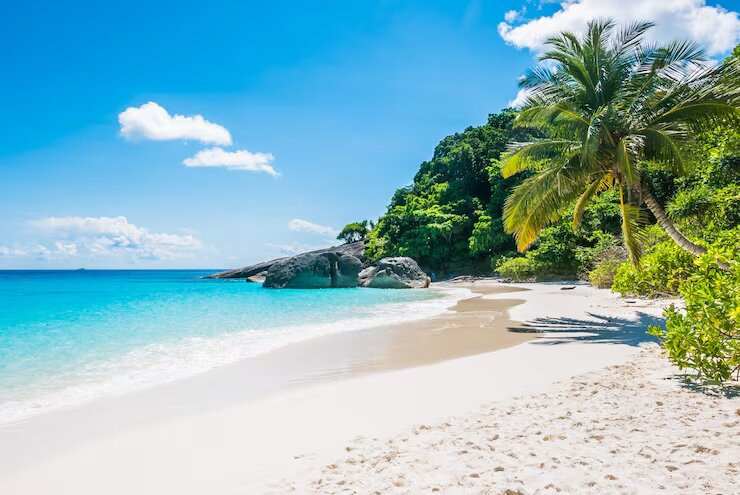
#> input picture dct-dwt/imagetest1.jpg, 740 x 495 px, found by its file name
$ python exactcode.py   (older library calls are emulated)
#> lines starting #> are read from the running program, lines starting #| are printed output that depends on the picture
import numpy as np
import pywt
import os
from PIL import Image
from scipy.fftpack import dct
from scipy.fftpack import idct

current_path = str(os.path.dirname(__file__))

image = 'imagetest1.jpg'
watermark = 'qrcodetest1.png'

def convert_image(image_name, size):
    img = Image.open('./pictures/' + image_name).resize((size, size), 1)
    img = img.convert('L')
    img.save('./dataset/' + image_name)


    image_array = np.array(img.getdata(), dtype=np.float).reshape((size, size))
    print (image_array[0][0])
    print (image_array[10][10])

    return image_array

def process_coefficients(imArray, model, level):
    coeffs=pywt.wavedec2(data = imArray, wavelet = model, level = level)
    # print coeffs[0].__len__()
    coeffs_H=list(coeffs)

    return coeffs_H


def embed_mod2(coeff_image, coeff_watermark, offset=0):
    for i in xrange(coeff_watermark.__len__()):
        for j in xrange(coeff_watermark[i].__len__()):
            coeff_image[i*2+offset][j*2+offset] = coeff_watermark[i][j]

    return coeff_image

def embed_mod4(coeff_image, coeff_watermark):
    for i in xrange(coeff_watermark.__len__()):
        for j in xrange(coeff_watermark[i].__len__()):
            coeff_image[i*4][j*4] = coeff_watermark[i][j]

    return coeff_image


def embed_watermark(watermark_array, orig_image):
    watermark_array_size = watermark_array[0].__len__()
    watermark_flat = watermark_array.ravel()
    ind = 0

    for x in range (0, orig_image.__len__(), 8):
        for y in range (0, orig_image.__len__(), 8):
            if ind < watermark_flat.__len__():
                subdct = orig_image[x:x+8, y:y+8]
                subdct[5][5] = watermark_flat[ind]
                orig_image[x:x+8, y:y+8] = subdct
                ind += 1


    return orig_image


def apply_dct(image_array):
    size = image_array[0].__len__()
    all_subdct = np.empty((size, size))
    for i in range (0, size, 8):
        for j in range (0, size, 8):
            subpixels = image_array[i:i+8, j:j+8]
            subdct = dct(dct(subpixels.T, norm="ortho").T, norm="ortho")
            all_subdct[i:i+8, j:j+8] = subdct

    return all_subdct


def inverse_dct(all_subdct):
    size = all_subdct[0].__len__()
    all_subidct = np.empty((size, size))
    for i in range (0, size, 8):
        for j in range (0, size, 8):
            subidct = idct(idct(all_subdct[i:i+8, j:j+8].T, norm="ortho").T, norm="ortho")
            all_subidct[i:i+8, j:j+8] = subidct

    return all_subidct


def get_watermark(dct_watermarked_coeff, watermark_size):

    subwatermarks = []

    for x in range (0, dct_watermarked_coeff.__len__(), 8):
        for y in range (0, dct_watermarked_coeff.__len__(), 8):
            coeff_slice = dct_watermarked_coeff[x:x+8, y:y+8]
            subwatermarks.append(coeff_slice[5][5])

    watermark = np.array(subwatermarks).reshape(watermark_size, watermark_size)

    return watermark


def recover_watermark(image_array, model='haar', level = 1):


    coeffs_watermarked_image = process_coefficients(image_array, model, level=level)
    dct_watermarked_coeff = apply_dct(coeffs_watermarked_image[0])

    watermark_array = get_watermark(dct_watermarked_coeff, 128)

    watermark_array =  np.uint8(watermark_array)

#Save result
    img = Image.fromarray(watermark_array)
    img.save('./result/recovered_watermark.jpg')


def print_image_from_array(image_array, name):

    image_array_copy = image_array.clip(0, 255)
    image_array_copy = image_array_copy.astype("uint8")
    img = Image.fromarray(image_array_copy)
    img.save('./result/' + name)


def w2d(img):
    model = 'haar'
    level = 1
    image_array = convert_image(image, 2048)
#> in convert_image, `img = Image.open('./pictures/' + image_name).resize((size, size), 1)`:
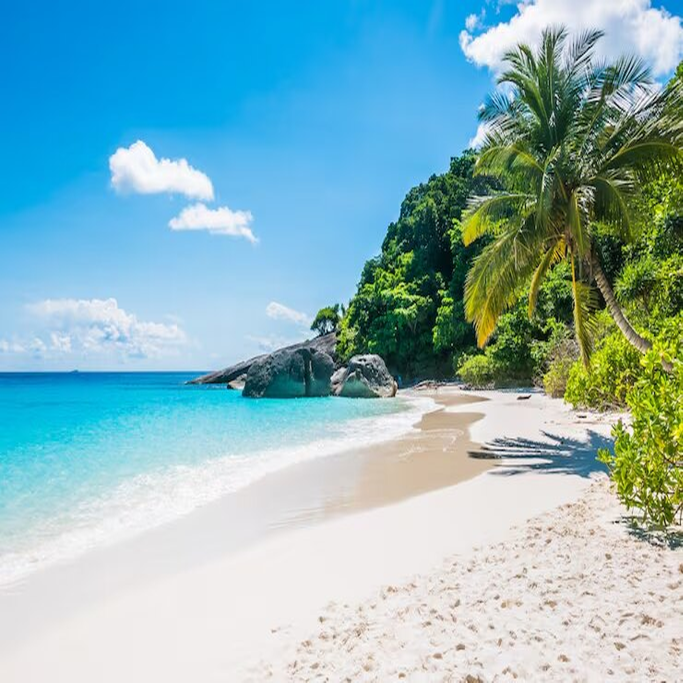
#> img: PIL image 2048x2048 RGB (shown at 1/3 size); mean R, G, B 137.6, 181, 188.3
#> in convert_image, `img = img.convert('L')`:
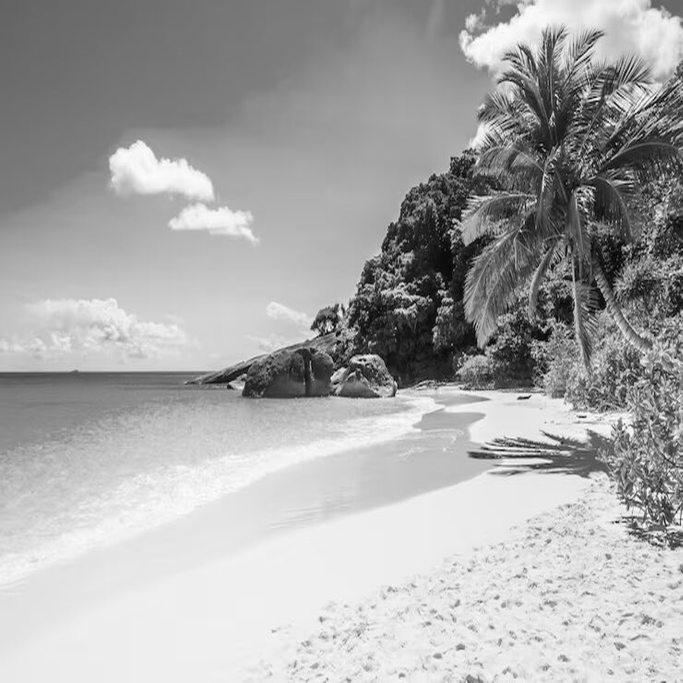
#> img: PIL image 2048x2048 L (shown at 1/3 size); min 0, max 255, mean 168.9
#| 99.0
#| 99.0
    watermark_array = convert_image(watermark, 128)
#> call 2 of convert_image, with image_name = 'qrcodetest1.png', size = 128
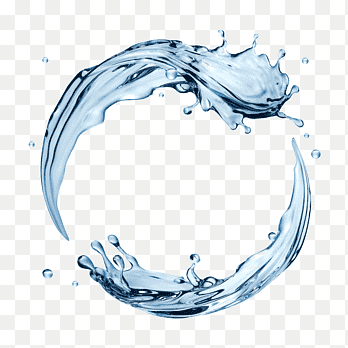
#> input picture dct-dwt/pictures/qrcodetest1.png, 348 x 348 px
#> in convert_image (call 2), `img = Image.open('./pictures/' + image_name).resize((size, size), 1)`:
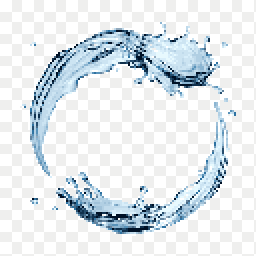
#> img: PIL image 128x128 P (shown 2 times larger); mean R, G, B 226.6, 233, 237
#> in convert_image (call 2), `img = img.convert('L')`:
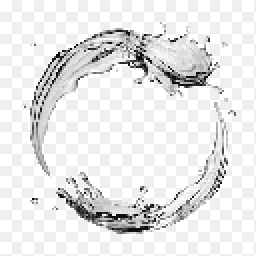
#> img: PIL image 128x128 L (shown 2 times larger); min 14, max 255, mean 231.6
#| 255.0
#| 255.0

    coeffs_image = process_coefficients(image_array, model, level=level)
#> in process_coefficients, `coeffs=pywt.wavedec2(data = imArray, wavelet = model, level = level)`: coeffs = 2 items
#> coeffs_image = 2 items
    dct_array = apply_dct(coeffs_image[0])
#> in apply_dct, `size = image_array[0].__len__()`: size = 1024
#> after the loop in apply_dct, `for i in range (0, size, 8):`:
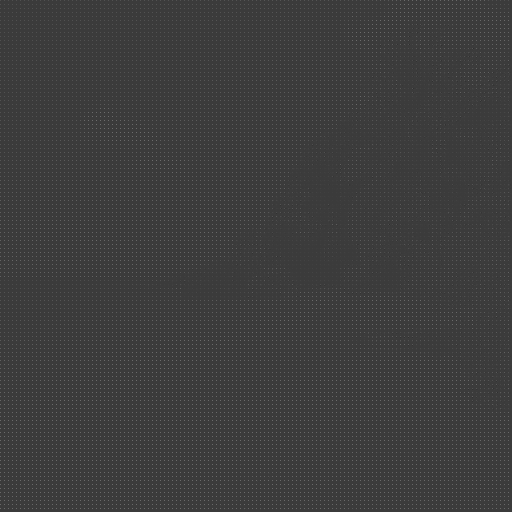
#> all_subdct: shape (1024, 1024) float64 (shown at 1/2 size); min -1220.8, max 3979.5, mean 42.2; drawn with min black and max white
    dct_array = embed_watermark(watermark_array, dct_array)
#> in embed_watermark, `watermark_array_size = watermark_array[0].__len__()`: watermark_array_size = 128
#> in embed_watermark, `watermark_flat = watermark_array.ravel()`: watermark_flat = 16384 values, max 255 at index 0, min 14 at index 1978, mean 231.6
#> after the loop in embed_watermark, `for x in range (0, orig_image.__len__(), 8):`: ind = 16384
    coeffs_image[0] = inverse_dct(dct_array)
#> in inverse_dct, `size = all_subdct[0].__len__()`: size = 1024
#> after the loop in inverse_dct, `for i in range (0, size, 8):`:
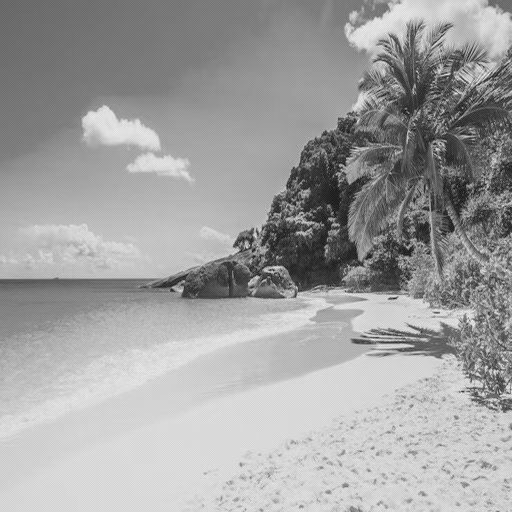
#> all_subidct: shape (1024, 1024) float64 (shown at 1/2 size); min -59.33, max 569.4, mean 337.7; drawn with min black and max white


# reconstruction
    image_array_H=pywt.waverec2(coeffs_image, model)
    print_image_from_array(image_array_H, 'image_with_watermark.jpg')


# recover images
    recover_watermark(image_array = image_array_H, model=model, level = level)
#> in recover_watermark, `coeffs_watermarked_image = process_coefficients(image_array, model, le..`: coeffs_watermarked_image = 2 items
#> after the loop in get_watermark, `for x in range (0, dct_watermarked_coeff.__len__(), 8):`: subwatermarks = 16384 values, max 255 at index 11825, min 14 at index 6166, mean 231.6


w2d("test")
